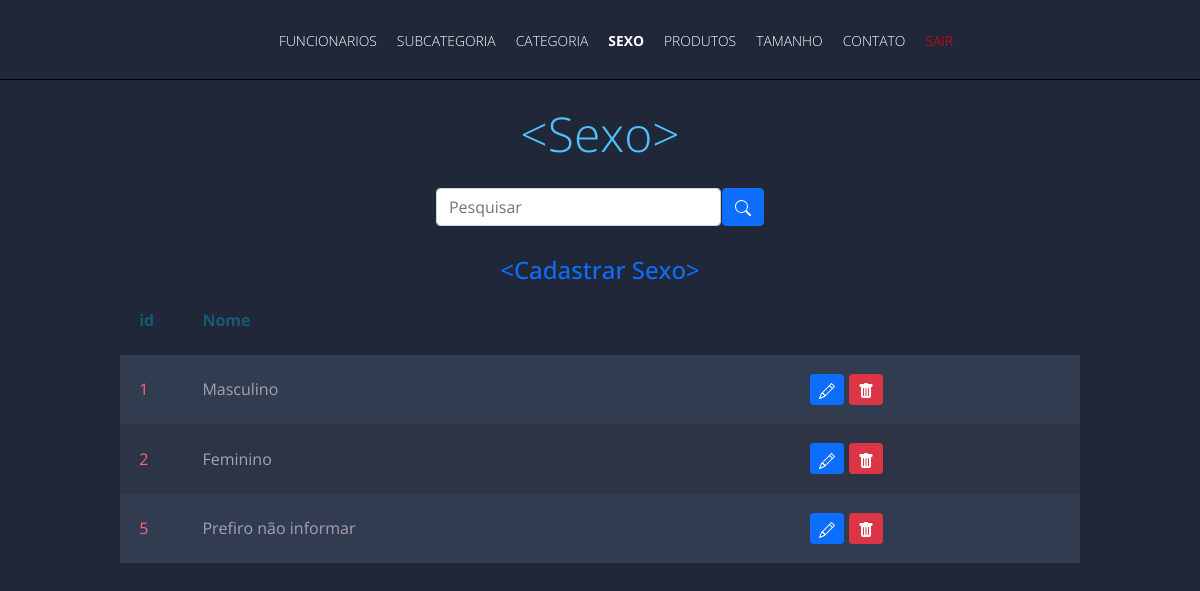
The app's page /admin/frontend/sexo/sexo.php with its own data.
### tables this page shows
CREATE TABLE `sexo` (
  `id` int(11) NOT NULL AUTO_INCREMENT,
  `sexo` varchar(35) NOT NULL,
  PRIMARY KEY (`id`)
);

### admin/backend/sexo/exibir.php (called while the page is built)
<?php
include_once('../../../config/config.php');
if (!empty($_GET['search'])) {
    $data = $_GET['search'];
    $sql = "SELECT * FROM sexo WHERE id LIKE '%$data%' or sexo LIKE '%$data%' ORDER BY id";
} else {
    $sql = "SELECT * FROM sexo ORDER BY id";
}
$result = $conexao->query($sql);

### admin/frontend/sexo/sexo.php (the view, shortened to what this page needs)
<!DOCTYPE html>
<html lang="pt-br">
<head>
    <link href="https://cdn.jsdelivr.net/npm/bootstrap@5.0.2/dist/css/bootstrap.min.css" rel="stylesheet">
    <link rel="stylesheet" href="../css/usuarios.css">
    <link rel="stylesheet" href="../css/cabecalhos.css">
</head>
<body>
    <header class="cabecalho">
        <section class="cabecalho__secao">
            <nav class="secao__navegacao">
                <ul class="navegacao__lista" id="side__menu">
                    <li class="navegacao__lista-item">
                        <a href="../usuarios/usuarios.php" class="navegacao__lista-link">Funcionarios</a>
                    </li>
                    <li class="navegacao__lista-item">
                        <a href="../subcategoria/subcategoria.php" class="navegacao__lista-link">Subcategoria</a>
                    </li>
                    <li class="navegacao__lista-item">
                        <a href="../categoria/categoria.php" class="navegacao__lista-link">Categoria</a>
                    </li>
                    <li class="navegacao__lista-item linkselect">
                        <a href="./sexo.php" class="navegacao__lista-link">Sexo</a>
                    </li>
                    <li class="navegacao__lista-item">
                        <a href="../produtos/produtos.php" class="navegacao__lista-link">Produtos</a>
                    </li>
                    <li class="navegacao__lista-item">
                        <a href="../tamanho/tamanho.php" class="navegacao__lista-link">Tamanho</a>
                    </li>
                    <li class="navegacao__lista-item">
                        <a href="../contato/contato.php" class="navegacao__lista-link">Contato</a>
                    </li>
                    <li class="navegacao__lista-item">
                        <a href="../../home.php" class="navegacao__lista-link" style="color: red;">Sair</a>
                    </li>
                </ul>
            </nav>
        </section>
    </header>
    <h1 style="margin-top: 30px;"><span class="blue">&lt;</span>Sexo<span class="blue">&gt;</span></h1>
    <div class="box-search">
        <input type="search" class="form-control w-25" placeholder="Pesquisar" id="pesquisar">
        <button onclick="searchData()" class="btn btn-primary">
        </button>
    </div>
    <a href="cadastro.php" style="text-align: center; text-decoration: none;">
        <h4><span class="blue">&lt;</span>Cadastrar Sexo<span class="blue">&gt;</span></h4>
    </a>
    <table class="container">
        <thead>
            <tr>
                <th>
                    <h1>id</h1>
                </th>
                <th>
                    <h1>Nome</h1>
                </th>
            </tr>
        </thead>
        <?php
        include_once('../../backend/sexo/exibir.php');
        while ($user_data = mysqli_fetch_assoc($result)) {
            echo "<tr>";
            echo "<td>" . $user_data['id'] . "</td>";
            echo "<td>" . $user_data["sexo"] . "</td>";
            echo "<td>
                        <a class='btn btn-sm btn-primary' href='../sexo/edit.php?id=$user_data[id]' title='Editar'>
                            <svg xmlns='http://www.w3.org/2000/svg' width='16' height='16' fill='currentColor' class='bi bi-pencil' viewBox='0 0 16 16'>
                                <path d='M12.146.146a.5.5 0 0 1 .708 0l3 3a.5.5 0 0 1 0 .708l-10 10a.5.5 0 0 1-.168.11l-5 2a.5.5 0 0 1-.65-.65l2-5a.5.5 0 0 1 .11-.168l10-10zM11.207 2.5 13.5 4.793 14.793 3.5 12.5 1.207 11.207 2.5zm1.586 3L10.5 3.207 4 9.707V10h.5a.5.5 0 0 1 .5.5v.5h.5a.5.5 0 0 1 .5.5v.5h.293l6.5-6.5zm-9.761 5.175-.106.106-1.528 3.821 3.821-1.528.106-.106A.5.5 0 0 1 5 12.5V12h-.5a.5.5 0 0 1-.5-.5V11h-.5a.5.5 0 0 1-.468-.325z'/>
                            </svg>
                            </a>
                            <a class='btn btn-sm btn-danger' href='../../backend/sexo/delete.php?id=$user_data[id]' title='Deletar'>
                                <svg xmlns='http://www.w3.org/2000/svg' width='16' height='16' fill='currentColor' class='bi bi-trash-fill' viewBox='0 0 16 16'>
                                    <path d='M2.5 1a1 1 0 0 0-1 1v1a1 1 0 0 0 1 1H3v9a2 2 0 0 0 2 2h6a2 2 0 0 0 2-2V4h.5a1 1 0 0 0 1-1V2a1 1 0 0 0-1-1H10a1 1 0 0 0-1-1H7a1 1 0 0 0-1 1H2.5zm3 4a.5.5 0 0 1 .5.5v7a.5.5 0 0 1-1 0v-7a.5.5 0 0 1 .5-.5zM8 5a.5.5 0 0 1 .5.5v7a.5.5 0 0 1-1 0v-7A.5.5 0 0 1 8 5zm3 .5v7a.5.5 0 0 1-1 0v-7a.5.5 0 0 1 1 0z'/>
                                </svg>
                            </a>
                            </td>";
            echo "</tr>";
        }
        ?>
    </table>
</body>
</html>

### admin/frontend/css/usuarios.css (style rules this page uses)
body { font-family: "Open Sans", sans-serif; font-weight: 300; line-height: 1.42em; color: #a7a1ae; background-color: #1f2739; }
h1 { font-size: 3em; font-weight: 300; line-height: 1em; text-align: center; color: #4dc3fa; }
.box-search { display: flex; justify-content: center; gap: .1%; margin: 30px; }
.container th h1 { font-weight: bold; font-size: 1em; text-align: left; color: #185875; }
.container td { font-weight: normal; font-size: 1em; -webkit-box-shadow: 0 2px 2px -2px #0e1119; -moz-box-shadow: 0 2px 2px -2px #0e1119; box-shadow: 0 2px 2px -2px #0e1119; }
.container { text-align: left; overflow: hidden; width: 80%; margin: 0 auto; display: table; padding: 0 0 8em 0; }
.container td, .container th { padding-bottom: 2%; padding-top: 2%; padding-left: 2%; }
.container tr:nth-child(odd) { background-color: #323c50; }
.container tr:nth-child(even) { background-color: #2c3446; }
.container th { background-color: #1f2739; }
.container td:first-child { color: #fb667a; }

### admin/frontend/css/cabecalhos.css (style rules this page uses)
.cabecalho { width: 100%; margin-top: 20px; text-transform: uppercase; font-size: 0.8687rem; border-bottom: 1px solid rgb(0, 0, 0); color: #fff; }
.cabecalho__secao { display: flex; margin: 0; padding: 0; flex-wrap: wrap; justify-content: space-evenly; align-items: center; }
nav .navegacao__lista { display: flex; flex-wrap: wrap; justify-content: center; list-style: none; max-width: 47.5rem; }
.navegacao__lista-item { padding: 0.625rem; }
.navegacao__lista-item a, .secao__contatos a { color: #fff; text-decoration: none; position: relative; }
.navegacao__lista-item a::after { content: ''; width: 0; height: 0.0938rem; position: absolute; left: 0; bottom: -0.25rem; transition: .5s; }
.linkselect { font-weight: bold; }

### records on screen
sexo: id "1", sexo "Masculino"
sexo: id "2", sexo "Feminino"
sexo: id "5", sexo "Prefiro não informar"
